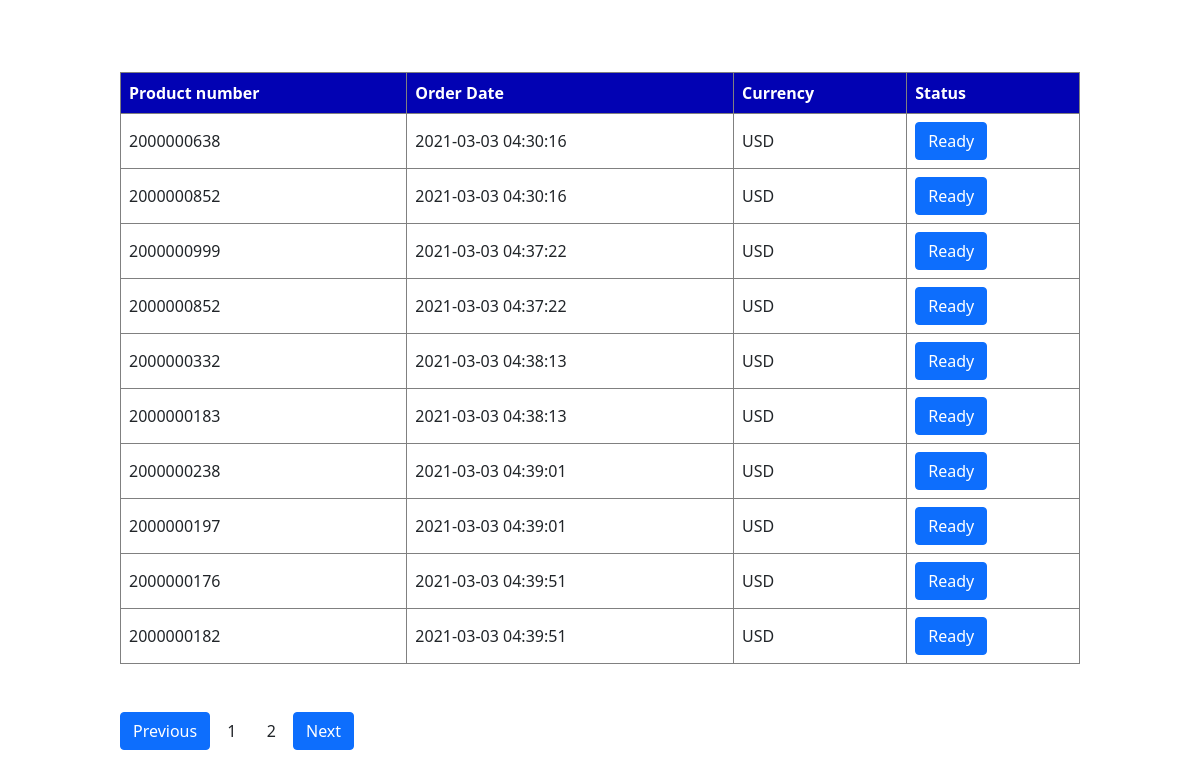
The app's page /index.php?page=2 with its own data.
### tables this page shows
CREATE TABLE `datas` (
  `id` int(11) NOT NULL,
  `PO number` int(100) NOT NULL,
  `Date` timestamp NOT NULL DEFAULT current_timestamp() ON UPDATE current_timestamp(),
  `Currency` varchar(100) NOT NULL,
  `Status` tinyint(1) NOT NULL
);

### index.php (the view, shortened to what this page needs)
<?php
$db = mysqli_connect("localhost", "root", "", "assignment");
if (isset($_GET['page'])) {
    $page = $_GET['page'];
} else {
    $page = 1;
}
$num_per_page = 10;
$start_from = ($page - 1) * 10;
?>
<!DOCTYPE html>
<html lang="en">
<head>
    <link rel="stylesheet" href="style.css">
    <link href="https://cdn.jsdelivr.net/npm/bootstrap@5.0.0-beta2/dist/css/bootstrap.min.css" rel="stylesheet">
</head>
<body>
    <div>
        <br><br><br>
        <div class="table-width">
            <table class="table-text-align table-bordered mb-5">
                <thead>
                    <th>Product number</th>
                    <th>Order Date</th>
                    <th>Currency</th>
                    <th>Status</th>
                </thead>
                <tbody>
                    <?php
                    $c7 = mysqli_query($db, "SELECT * FROM `datas` limit $start_from, $num_per_page");
                    while ($c8 = mysqli_fetch_array($c7)) {
                        echo "<tr><td>" . $c8['PO number'] . "</td>";
                        echo "<td>" . $c8['Date'] . "</td>";
                        echo "<td>" . $c8['Currency'] . "</td>";
                        if ($c8['Status'] == 0) {
                            echo  "<td><form action=update.php method=post>
                 <input type=hidden value=" . $c8['id'] . "  name='id'>
        <button type='submit' class='btn btn-primary' name=view >Ready </button>
    </form></td></tr>";
                        } else {
                            echo "<td><button  name=view type='button' class='btn btn-success'>Printed </button></td></tr>";
                        }
                    } ?>
                </tbody>
            </table>
            <?php
                $pr_query = "select * from datas";
                $pr_result = mysqli_query($db, $pr_query);
                $total_record= mysqli_num_rows($pr_result);
                $total_page =ceil( $total_record/$num_per_page);
                    if($page>1){
                        echo " <a href='index.php?page=".($page-1)."' class='btn btn-primary'>Previous</a>";
                    }
                    for($i=1; $i<$total_page; $i++)
                    {
                        echo " <a class='btn' href='index.php?page=".$i."'>$i</a>";
                    }
                    if($i>$page){
                        echo " <a href='index.php?page=".($page+1)."' class='btn btn-primary'>Next</a>";
                    }
            ?>
        </div>
    </div>
</body>
</html>

### style.css (style rules this page uses)
.table-width { width : 80%; display : block; margin-left : auto; margin-right: auto; }
.table-text-align { width : 100%; text-align: left; }
table { border-collapse: collapse; }
td, th { border : 1px solid #dddddd; padding: 8px; }
th { background-color: rgb(2, 2, 179); color : white; }
a { padding: 10px; text-decoration: none; }

### records on screen
datas: PO number "2000000638", Date "2021-03-03 04:30:16", Currency "USD"
datas: PO number "2000000852", Date "2021-03-03 04:30:16", Currency "USD"
datas: PO number "2000000999", Date "2021-03-03 04:37:22", Currency "USD"
datas: PO number "2000000852", Date "2021-03-03 04:37:22", Currency "USD"
datas: PO number "2000000332", Date "2021-03-03 04:38:13", Currency "USD"
datas: PO number "2000000183", Date "2021-03-03 04:38:13", Currency "USD"
datas: PO number "2000000238", Date "2021-03-03 04:39:01", Currency "USD"
datas: PO number "2000000197", Date "2021-03-03 04:39:01", Currency "USD"
datas: PO number "2000000176", Date "2021-03-03 04:39:51", Currency "USD"
datas: PO number "2000000182", Date "2021-03-03 04:39:51", Currency "USD"
